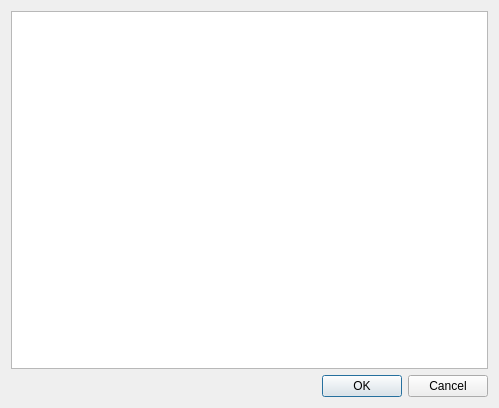
<?xml version="1.0" encoding="UTF-8"?>
<ui version="4.0">
 <class>I2CScanDialog</class>
 <widget class="QDialog" name="I2CScanDialog">
  <property name="geometry">
   <rect>
    <x>0</x>
    <y>0</y>
    <width>499</width>
    <height>408</height>
   </rect>
  </property>
  <property name="windowTitle">
   <string>Dialog</string>
  </property>
  <layout class="QVBoxLayout" name="verticalLayout">
   <item>
    <layout class="QGridLayout" name="gridLayout">
     <item row="0" column="0">
      <widget class="QTableView" name="tableView">
       <property name="selectionMode">
        <enum>QAbstractItemView::SingleSelection</enum>
       </property>
      </widget>
     </item>
     <item row="1" column="0">
      <widget class="QDialogButtonBox" name="buttonBox">
       <property name="standardButtons">
        <set>QDialogButtonBox::Cancel|QDialogButtonBox::Ok</set>
       </property>
      </widget>
     </item>
    </layout>
   </item>
  </layout>
 </widget>
 <resources/>
 <connections/>
</ui>
